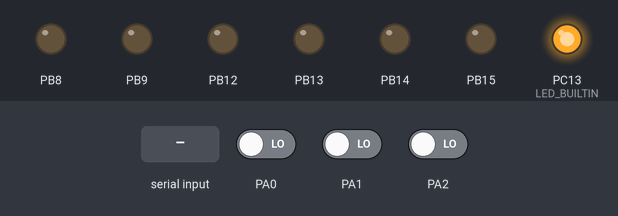
The sketch below on a simulated STM32 Black Pill. On the bench: output pins drawn as LEDs (lit = HIGH). Dashed ring = blinking. The test bench sets the inputs (shaded band); at power-on: PA0 LOW, PA1 LOW, PA2 LOW. What the sketch prints to the serial monitor is not drawn.

Above: at 13.2 s.
13.3 s: "90,45\n" received over Serial
At 14.5 s:
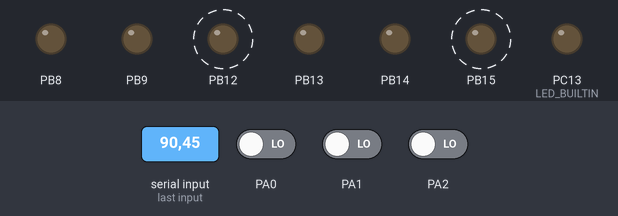
16.3 s: "30,150\n" received over Serial
At 21.8 s:
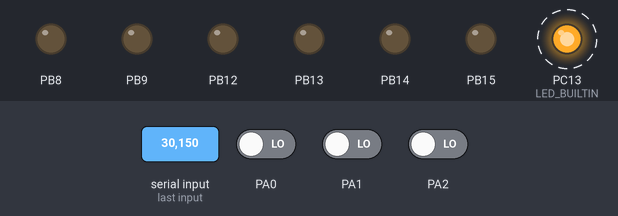
Timing chart, 0 to 25.3 s (numbered marks = the images above; inputs shaded):
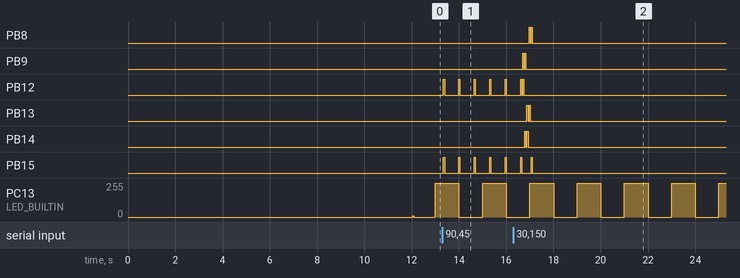

Measured:
- after the input at 13.3 s, PB12, PB15: alternates HIGH for 0.05 s and LOW for 0.61 s, starting after 0.05 s
- after the input at 16.3 s, PB8: alternates HIGH for 0.04 s and LOW for 0.05 s, 4 changes in all, then stays LOW, starting after 0.67 s; PB9: alternates HIGH for 0.04 s and LOW for 0.05 s, 4 changes in all, then stays LOW, starting after 0.40 s
- by itself, PC13 (LED_BUILTIN): alternates 255/255 for 1.0 s and 0/255 for 1.0 s

The sketch:

STM32BLDCControl.ino
```cpp
// Perplexity
// Black Pill STM32F411CE BLDC Control Project
// Select board: Generic F411CE in Arduino IDE with STM32 core

#include "BLDCData.h"
#include "BLDCTimer.h"
#include "BLDCPort.h"
#include "BLDCExtInt.h"
#include "BLDCSerial.h"
#include "BLDCControl.h"
#include "BLDCLed.h"

void setup()
{
    setupBLDCLed();

	setupBLDCPort();

    setupBLDCExtInt();

    setupTimer();

    setupSerial();
}

void loop()
{
    SerialInputLoop();
    BLDCControlLoop();
    SerialInputLoop();
    SerialOutputLoop();

    BlinkLed();
}
```

BLDCControl.cpp
```cpp
// BLDCControl.cpp
#include "BLDCControl.h"
#include "BLDCData.h"
#include "BLDCPort.h"

/*
void BLDCControlLoop()
{
	if (vol_m_control == 1) { // Async mode
		uint32_t ts = micros();
		if (ts - vol_ti_ts[vol_ti_ix_wr] >= periodMS * 1000) {
			// Time to add next BLDC state change
			int nextIndex = (vol_ti_ix_wr + 1) % BUFFER_SIZE;
			if (nextIndex != vol_ti_ix_rd) { // Ensure buffer not full
				vol_ti_ts[vol_ti_ix_wr] = ts;
				vol_ti_BLDC[vol_ti_ix_wr] = getBLDCState(numFillBLDC);
				vol_ti_ix_wr = nextIndex;
				numFillBLDC++;
			}
		}
	}
}*/

uint16_t getBLDCState(int step)
{
    uint16_t state = 0;
    // 6-step commutation sequence for BLDC control
    switch (step % 6) {
    case 0: state = BLDC_MASKAHBL; break; // A high, B low
    case 1: state = BLDC_MASKAHCL; break; // A high, C low
    case 2: state = BLDC_MASKBHCL; break; // B high, C low
    case 3: state = BLDC_MASKBHAL; break; // B high, A low
    case 4: state = BLDC_MASKCHAL; break; // C high, A low
    case 5: state = BLDC_MASKCHBL; break; // C high, B low
    }
    return state;
}

int fillBLDCSequence(int indexStart, uint32_t tsStart, uint32_t pulse, uint32_t gap)
{
    int j = indexStart;
    for (int i = 0; i < 6; i++) {
        tsStart += gap;
        vol_ti_ts[j] = tsStart;
        vol_ti_BLDC[j] = 0; // Clear state first
        j = (j + 1) % BUFFER_SIZE;

        tsStart += gap;
        vol_ti_ts[j] = tsStart;
        vol_ti_BLDC[j] = getBLDCState(i);
        j = (j + 1) % BUFFER_SIZE;

        tsStart += pulse;
        vol_ti_ts[j] = tsStart;
        vol_ti_BLDC[j] = 0;
        j = (j + 1) % BUFFER_SIZE;
   }
   return j;
}

void UnitTest()
{
	static int step = 0;
    if (step == 0) {
        for (step = 0; step < 6; step++) {
			Serial.printf("Step %d: BLDC state: %04X\n", step, getBLDCState(step));
		}
        uint32_t nowTS = micros ();
		nowTS = nowTS - (nowTS % 1000); // Align to 1ms boundary
        int indexStart = vol_ti_ix_wr;
        int indexEnd = fillBLDCSequence(indexStart, nowTS, 1000, 500);
        Serial.printf("Filled BLDC sequence from index %d to %d\n", indexStart, indexEnd);
	}
}

void BLDCControlLoop()
{
    UnitTest();

    if (pulseMS <= 0 || pulseMS > periodMS)
        return; // No pulse, skip control
    periodMSPrev = periodMS;
    pulseMSPrev = pulseMS;
    int indexStart = vol_ti_ix_wr;
    int indexEnd = vol_ti_ix_rd;
    if (indexEnd <= indexStart)
        indexEnd += BUFFER_SIZE; // Handle wrap-around
    if (indexEnd - indexStart < 6 * 3)
        return;
    uint32_t lastTS = 0;
    if (indexStart != indexEnd) {
        lastTS = vol_ti_ts[(indexEnd + BUFFER_SIZE - 1) % BUFFER_SIZE];
    }

    uint32_t nowTS = micros();
    if (nowTS > lastTS) {
        lastTS = nowTS;
    }
    vol_ti_ix_wr = fillBLDCSequence(indexStart, lastTS, pulseMS * 1000, (periodMS - pulseMS) * (1000 / 2));
    numFillBLDC++;

}
```

BLDCControl.h
```cpp
// BLDCControl.h
#include <Arduino.h>

void BLDCControlLoop();
```

BLDCData.cpp
```cpp
// BLDCData.cpp
#include <Arduino.h>
#include "BLDCData.h"

// Volatile global parameters
volatile int vol_m_control = 0;  // 0-Stop, 1-Async, 2-Listening, 3-Sync
volatile int vol_ti_ix_rd = 0;      // Timer index read
volatile int vol_ti_ix_wr = 0;      // Timer index wri
volatile uint32_t vol_ti_ts[BUFFER_SIZE] = { 0 };  // Timer timestamps
volatile uint16_t vol_ti_BLDC[BUFFER_SIZE] = { 0 }; // BLDC states (note: byte array)
volatile int vol_ei_ix = 0;      // External interrupt index
volatile uint32_t vol_ei_ts[BUFFER_SIZE] = { 0 };  // EI timestamps micros
volatile int vol_ei_inp[BUFFER_SIZE] = { 0 };     // EI inputs PA0,PA1,PA2 status

int periodMS = 1000;
int pulseMS = 0;
int periodMSPrev = 1000;
int pulseMSPrev = 0;

uint32_t numFillBLDC = 0;
uint32_t numTimerIntChangeBLDC = 0;
uint32_t numExtIntChangeBLDC = 0;
```

BLDCData.h
```cpp
// BLDCData.h
#include <Arduino.h>


#define BUFFER_SIZE 32

// Volatile global parameters
extern volatile int vol_m_control;  // 0-Stop, 1-Async, 2-Listening, 3-Sync
extern volatile int vol_ti_ix_rd;      // Timer index read
extern volatile int vol_ti_ix_wr;      // Timer index wri
extern volatile uint32_t vol_ti_ts[BUFFER_SIZE];  // Timer timestamps
extern volatile uint16_t vol_ti_BLDC[BUFFER_SIZE]; // BLDC states (note: byte array)
extern volatile int vol_ei_ix;      // External interrupt index
extern volatile uint32_t vol_ei_ts[BUFFER_SIZE];  // EI timestamps micros
extern volatile int vol_ei_inp[BUFFER_SIZE];     // EI inputs PA0,PA1,PA2 status

extern int periodMS;
extern int pulseMS;
extern int periodMSPrev;
extern int pulseMSPrev;

extern uint32_t numFillBLDC;
extern uint32_t numTimerIntChangeBLDC;
extern uint32_t numExtIntChangeBLDC;
```

BLDCExtInt.cpp
```cpp
// BLDCExtInt.cpp
#include "BLDCExtInt.h"
#include "BLDCData.h"
#include "BLDCPort.h"

void ExtInterruptHandler() {
	uint32_t ts = micros();
	uint16_t inp = GPIOA->IDR & 0x07;  // PA0,PA1,PA2 bits 0,1,2
	vol_ei_ts[vol_ei_ix] = ts;
	vol_ei_inp[vol_ei_ix] = inp;
	vol_ei_ix = (vol_ei_ix + 1) % BUFFER_SIZE;
	numExtIntChangeBLDC++;
}

void setupBLDCExtInt()
{
	// External interrupts PA0,PA1,PA2 both directions (CHANGE) [web:20]
	pinMode(PA0, INPUT);
	pinMode(PA1, INPUT);
	pinMode(PA2, INPUT);
	attachInterrupt(PA0, ExtInterruptHandler, CHANGE);
	attachInterrupt(PA1, ExtInterruptHandler, CHANGE);
	attachInterrupt(PA2, ExtInterruptHandler, CHANGE);
}
```

BLDCExtInt.h
```cpp
// BLDCExtInt.h
#include <Arduino.h>

void setupBLDCExtInt();
```

BLDCLed.cpp
```cpp
// BLDCLed.cpp
#include "BLDCLed.h"
void setupBLDCLed()
{
  pinMode(LED_BUILTIN, OUTPUT);
  digitalWrite(LED_BUILTIN, LOW);
}

void BlinkLed()
{
  static uint32_t lastTS = 0;
  static bool state = false;
  uint32_t nowTS = millis();
  if (nowTS - lastTS > 1000) {
	lastTS += 1000;
	state = !state;
	digitalWrite(LED_BUILTIN, state?HIGH:LOW);
  }
}
```

BLDCLed.h
```cpp
// BLDCLed.h
#include <Arduino.h>
void setupBLDCLed();
void BlinkLed();
```

BLDCPort.cpp
```cpp
// BLDCPort.cpp
#include "BLDCPort.h"


void setupBLDCPort()
{


	// BLDC outputs PB12-PB15,PB8,PB9 [web:1]
	pinMode(PB12, OUTPUT);
	pinMode(PB13, OUTPUT);
	pinMode(PB14, OUTPUT);
	pinMode(PB15, OUTPUT);
	pinMode(PB8, OUTPUT);
	pinMode(PB9, OUTPUT);
}
```

BLDCPort.h
```cpp
// BLDCPort.h
#include <Arduino.h>

// BLDC pins: PB12,13,14,15,8,9 -> bits 12,13,14,15,8,9 in GPIOB->ODR
#define BLDC_MASK  ((1<<12)|(1<<13)|(1<<14)|(1<<15)|(1<<8)|(1<<9))
#define BLDC_MASKAH  (1<<12)
#define BLDC_MASKAL  (1<<13)
#define BLDC_MASKBH  (1<<14)
#define BLDC_MASKBL  (1<<15)
#define BLDC_MASKCH  (1<<8)
#define BLDC_MASKCL  (1<<9)
#define BLDC_MASKAHBL  (BLDC_MASKAH | BLDC_MASKBL)
#define BLDC_MASKAHCL  (BLDC_MASKAH | BLDC_MASKCL)
#define BLDC_MASKBHAL  (BLDC_MASKBH | BLDC_MASKAL)
#define BLDC_MASKBHCL  (BLDC_MASKBH | BLDC_MASKCL)
#define BLDC_MASKCHAL  (BLDC_MASKCH | BLDC_MASKAL)
#define BLDC_MASKCHBL  (BLDC_MASKCH | BLDC_MASKBL)

void setupBLDCPort();
```

BLDCSerial.cpp
```cpp
// BLDCSerial.cpp
#include "BLDCSerial.h"
#include "BLDCData.h"
#include "BLDCPort.h"

void SnapshotBLDCControl();

void setupSerial()
{
	Serial.begin(115200);
	delay(2000);
	Serial.println("STM32F411CE start...");
	Serial.printf("%x, %x, %x, %x, %x, %x,\n",
		BLDC_MASKAHBL, BLDC_MASKAHCL,
		BLDC_MASKBHCL, BLDC_MASKBHAL,
		BLDC_MASKCHAL, BLDC_MASKCHBL);
	delay(10000);
}

void SerialOutputLoop()
{
	static uint32_t lastTS = 0;
	uint32_t nowTS = millis();
	const uint32_t DeltaTS1 = 5000;
	static int num = 0;
	if (nowTS - lastTS >= DeltaTS1) {
		lastTS += DeltaTS1;
		//Serial.printf("%d. TI:%d, EI:%d, FB:%d, Period:%d, Pulse:%d\n", nowTS, periodMS, pulseMS);
		Serial.printf("%d,%d,%d,%d,%d\n", numTimerIntChangeBLDC, numExtIntChangeBLDC, numFillBLDC, periodMS, pulseMS);
		//Serial.printf("%d,%d\n", digitalRead(PB12), digitalRead(PB8));
		num++;
		if (num % 4 == 0) {
			SnapshotBLDCControl();
		}
	}
}


void SerialInputLoop()
{
	static String serialInput = "";

	while (Serial.available()) {
		char ch = Serial.read();
		serialInput.concat(ch);
		//Serial.write(ch);
	}
	String str0;
	if (serialInput.length() > 0) {
		//Serial.print(serialInput);
		int pos = serialInput.indexOf("\n");
		if (pos > 0 && pos < serialInput.length()) {
			str0 = serialInput;
			serialInput = "";
		}
	}
	if (str0.length() > 0) {
		int pos = str0.indexOf(",");
		if (pos > 0 && pos < str0.length()) {
			String str1 = str0.substring(0, pos);
			String str2 = str0.substring(pos + 1);
			periodMS = str1.toInt();
			pulseMS = str2.toInt();
			Serial.printf("Set Period:%d, Pulse:%d, %x, %x\n", periodMS, pulseMS, BLDC_MASKAHBL, BLDC_MASKAHCL);
			//Serial.println(vol_m_control);
		}
	}
}

void SnapshotBLDCControl()
{
	for (int i = 0; i < BUFFER_SIZE; i++) {
		int j = (vol_ti_ix_rd + i) % BUFFER_SIZE;
		Serial.printf("%d:%02X ", vol_ti_ts[j], vol_ti_BLDC[j]);
	}
	Serial.println();
}
```

BLDCSerial.h
```cpp
// BLDCSerial.h
#include <Arduino.h>

void setupSerial();
void SerialOutputLoop();
void SerialInputLoop();
```

BLDCTimer.cpp
```cpp
// BLDCTimer.cpp
#include <Arduino.h>

#include "BLDCTimer.h"
#include "BLDCData.h"
#include "BLDCPort.h"

HardwareTimer* MyTim = NULL;

void TimerHandler(void) {
    if (vol_ti_ix_rd != vol_ti_ix_wr) {
        uint32_t ts = micros();
        // Process timer event at vol_ti_ix_rd index
        if (ts >= vol_ti_ts[vol_ti_ix_rd]) {
            // Timer event due, process it
            uint16_t bldcState = vol_ti_BLDC[vol_ti_ix_rd];
            GPIOB->ODR = (GPIOB->ODR & ~BLDC_MASK) | (bldcState & BLDC_MASK);
            vol_ti_ix_rd = (vol_ti_ix_rd + 1) % BUFFER_SIZE;
            numTimerIntChangeBLDC++;
            if (bldcState & BLDC_MASKAH) {
                digitalWrite(PB12, HIGH);
            }
            else
            {
                digitalWrite(PB12, LOW);
            }

        }
    }
}

void setupTimer()
{
    // Timer interrupt 10us period [web:16][web:13]
    // STM32F411 100MHz sysclk, timer x2 -> 200MHz, prescaler=1 (0), period=1999 (~10us)
    MyTim = new HardwareTimer(TIM2);
    MyTim->setOverflow(1999, TICK_FORMAT);  // 200MHz / 2000 = 100kHz = 10us
    MyTim->attachInterrupt(TimerHandler);
    MyTim->resume();
}
```

BLDCTimer.h
```cpp
// BLDCTimer.h
#include <Arduino.h>

void setupTimer();
```
